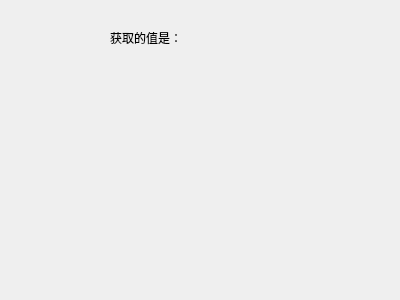
<?xml version="1.0" encoding="UTF-8"?>
<ui version="4.0">
 <class>Widget</class>
 <widget class="QWidget" name="Widget">
  <property name="geometry">
   <rect>
    <x>0</x>
    <y>0</y>
    <width>400</width>
    <height>300</height>
   </rect>
  </property>
  <property name="windowTitle">
   <string>Widget</string>
  </property>
  <widget class="QLabel" name="label">
   <property name="geometry">
    <rect>
     <x>110</x>
     <y>30</y>
     <width>111</width>
     <height>16</height>
    </rect>
   </property>
   <property name="text">
    <string>获取的值是：</string>
   </property>
  </widget>
 </widget>
 <layoutdefault spacing="6" margin="11"/>
 <resources/>
 <connections/>
</ui>
